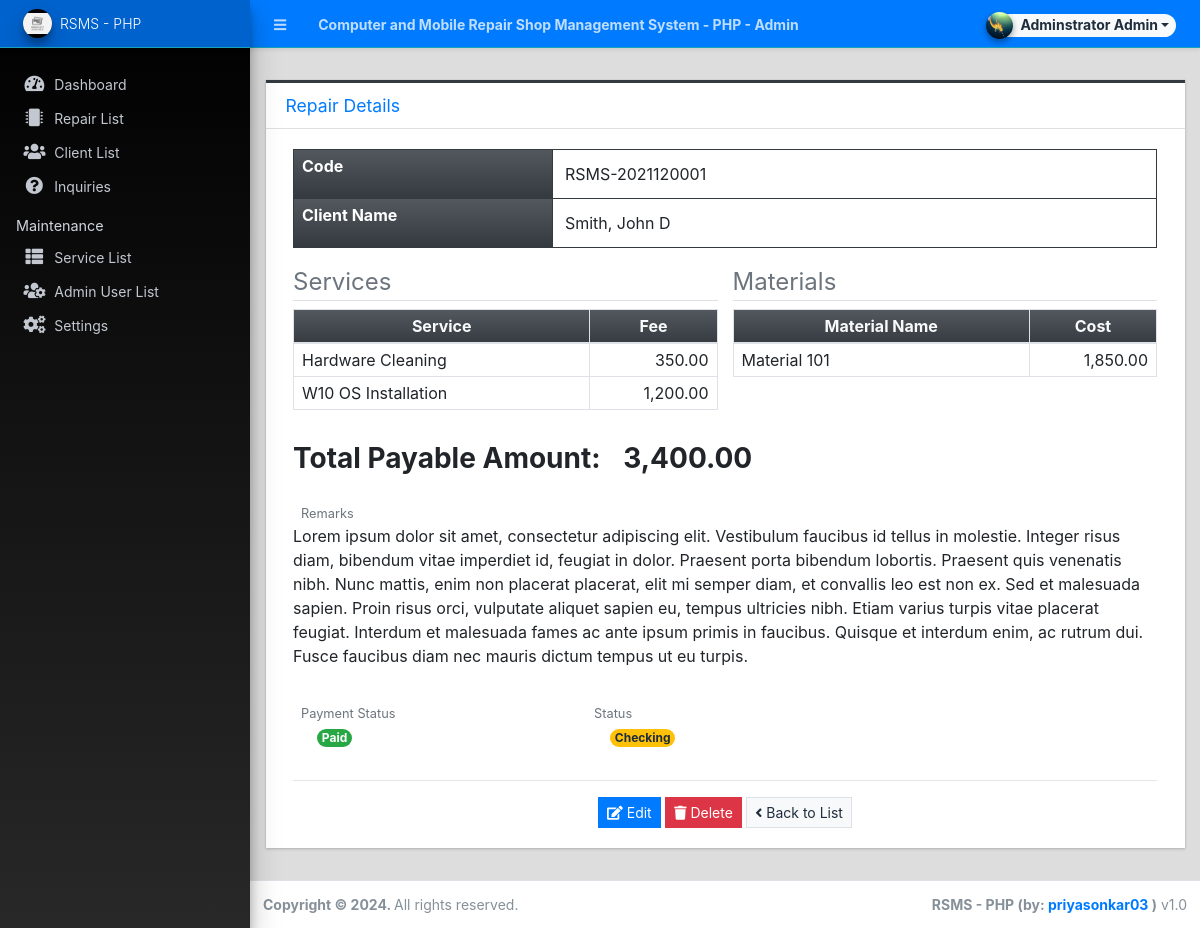
/admin/?page=repairs/view_details&id=1 (signed in), run on the app's committed database.
### tables this page shows
CREATE TABLE `repair_services` (
  `repair_id` int(30) NOT NULL,
  `service_id` int(30) NOT NULL,
  `fee` float NOT NULL DEFAULT 0,
  `status` tinyint(1) NOT NULL DEFAULT 0
);

CREATE TABLE `service_list` (
  `id` int(30) NOT NULL,
  `service` text NOT NULL,
  `description` text NOT NULL,
  `cost` float NOT NULL DEFAULT 0,
  `delete_flag` tinyint(1) NOT NULL DEFAULT 0 COMMENT '0 = Active, 1 = Delete',
  `date_created` datetime NOT NULL DEFAULT current_timestamp(),
  `date_updated` datetime DEFAULT NULL
);

CREATE TABLE `repair_materials` (
  `repair_id` int(30) NOT NULL,
  `material` text NOT NULL,
  `cost` float NOT NULL DEFAULT 0
);

### admin/repairs/view_details.php (the view, shortened to what this page needs)
<div class="content py-3">
    <div class="card card-outline card-dark rounded-0">
        <div class="card-header rounded-0">
            <h5 class="card-title text-primary">Repair Details</h5>
        </div>
        <div class="card-body">
            <div class="container-fluid">
                <div id="outprint">
                    <fieldset>
                        <div class="row">
                            <div class="col-12">
                                <table class="table table-bordered border-info">
                                    <colgroup>
                                        <col width="30%">
                                        <col width="70%">
                                    </colgroup>
                                    <tr>
                                        <th class="text-muted text-white bg-gradient-dark px-2 py-1">Code</th>
                                        <td><?= ($code) ?></td>
                                    </tr>
                                    <tr>
                                        <th class="text-muted text-white bg-gradient-dark px-2 py-1">Client Name</th>
                                        <td><?= ucwords($client) ?></td>
                                    </tr>
                                </table>
                            </div>
                        </div>
                        <div class="row">
                                <div class="col-md-6">
                                    <fieldset>
                                        <legend class="text-muted border-bottom">Services</legend>
                                        <table class="table table-stripped table-bordered" data-placeholder='true' id="service_list">
                                            <colgroup>
                                                <col width="70%">
                                                <col width="30%">
                                            </colgroup>
                                            <thead>
                                                <tr class='bg-gradient-dark text-light'>
                                                    <th class="text-center py-1">Service</th>
                                                    <th class="text-center py-1">Fee</th>
                                                </tr>
                                            </thead>
                                            <tbody>
                                                <?php
                                                $services = $conn->query("SELECT rs.*,s.service FROM `repair_services` rs inner join service_list s on rs.service_id = s.id where rs.repair_id = '{$id}' ");
                                                while($row =  $services->fetch_assoc()):
                                                ?>
                                                    <tr>
                                                        <td class="py-1 px-2"><?= $row['service'] ?></td>
                                                        <td class="py-1 px-2 text-right"><?= number_format($row['fee'],2) ?></td>
                                                    </tr>
                                                <?php endwhile; ?>
                                            </tbody>
                                        </table>
                                    </fieldset>
                                </div>
                                <div class="col-md-6">
                                    <fieldset>
                                        <legend class="text-muted border-bottom">Materials</legend>
                                        <table class="table table-stripped table-bordered" data-placeholder='true' id="material_list">
                                            <colgroup>
                                                <col width="70%">
                                                <col width="30%">
                                            </colgroup>
                                            <thead>
                                                <tr class='bg-gradient-dark text-light'>
                                                    <th class="text-center py-1">Material Name</th>
                                                    <th class="text-center py-1">Cost</th>
                                                </tr>
                                            </thead>
                                            <tbody>
                                                <?php
                                                $materials = $conn->query("SELECT * FROM `repair_materials` where repair_id = '{$id}' ");
                                                while($row =  $materials->fetch_assoc()):
                                                ?>
                                                    <tr>
                                                        <td class="py-1 px-2"><?= $row['material'] ?></td>
                                                        <td class="py-1 px-2 text-right"><?= number_format($row['cost'],2) ?></td>
                                                    </tr>
                                                <?php endwhile; ?>
                                            </tbody>
                                        </table>
                                    </fieldset>
                                </div>
                            </div>
                            <div class="row mt-3">
                                <div class="form-group col-md-12">
                                    <h3><b>Total Payable Amount: <span id="total_amount" class="pl-3"><?=number_format($total_amount,2)?></span></b></h3>
                                </div>
                            </div>
                            <div class="row">
                                <div class="form-group col-md-12">
                                    <small class="text-muted px-2">Remarks</small><br>
                                    <p><?= str_replace("\n","<br/>",$remarks) ?></p>
                                </div>
                            </div>
                            <div class="row">
                                <div class="form-group col-md-4">
                                    <small class="text-muted px-2">Payment Status</small><br>
                                    <?php if($payment_status == 1): ?>
                                        <span class="rounded-pill badge badge-success ml-4">Paid</span>
                                    <?php else: ?>
                                        <span class="rounded-pill badge badge-dark bg-gradiend-dark ml-4">Unpaid</span>
                                    <?php endif; ?>
                                </div>
                                <div class="form-group col-md-4">
                                    <small class="text-muted px-2">Status</small><br>
                                    <?php
									switch ($status){
										case 3:
											echo '<span class="ml-4 rounded-pill badge badge-warning">Checking</span>';
											break;
									}
								?>
                                </div>
                            </div>
                    </fieldset>
                </div>
                <hr>
                <div class="rounded-0 text-center mt-3">
                        <a class="btn btn-sm btn-primary btn-flat" href="./?page=repairs/manage_repair&id=<?= $id ?>"><i class="fa fa-edit"></i> Edit</a>
                        <button class="btn btn-sm btn-danger btn-flat" type="button" id="delete_data"><i class="fa fa-trash"></i> Delete</button>
                        <a class="btn btn-light border btn-flat btn-sm" href="./?page=repairs" ><i class="fa fa-angle-left"></i> Back to List</a>
                </div>
            </div>
        </div>
    </div>
</div>

### admin/repairs/view_details.php (style rules this page uses)
.table.border-info tr, .table.border-info th, .table.border-info td { border-color:var(--dark); }

### data on the page
repair_services: service_id.service "Hardware Cleaning", fee "350.00"
repair_services: service_id.service "W10 OS Installation", fee "1,200.00"
repair_materials: material "Material 101", cost "1,850.00"

### other printed values
$_settings->info('name') "Computer and Mobile Repair Shop Management System - PHP"
$_settings->userdata('firstname').' '.$_settings->userdata('lastname') "Adminstrator Admin"
$_settings->info('short_name') "RSMS - PHP"
$code "RSMS-2021120001"
$client "Smith, John D"
$total_amount "3,400.00"
